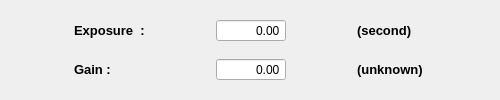
  <widget class="QDockWidget" name="dockWidget_2">
   <property name="minimumSize">
    <size>
     <width>500</width>
     <height>100</height>
    </size>
   </property>
   <property name="maximumSize">
    <size>
     <width>500</width>
     <height>100</height>
    </size>
   </property>
   <property name="windowTitle">
    <string>Exposure control</string>
   </property>
   <attribute name="dockWidgetArea">
    <number>2</number>
   </attribute>
   <widget class="QWidget" name="dockWidgetContents_4">
    <layout class="QGridLayout" name="gridLayout">
     <item row="2" column="0">
      <widget class="QLabel" name="Gain_label">
       <property name="sizePolicy">
        <sizepolicy hsizetype="Fixed" vsizetype="Preferred">
         <horstretch>0</horstretch>
         <verstretch>0</verstretch>
        </sizepolicy>
       </property>
       <property name="font">
        <font>
         <pointsize>10</pointsize>
         <weight>75</weight>
         <bold>true</bold>
        </font>
       </property>
       <property name="text">
        <string>Gain :</string>
       </property>
       <property name="scaledContents">
        <bool>false</bool>
       </property>
      </widget>
     </item>
     <item row="2" column="1">
      <widget class="ScienDSpinBox" name="gain_current_InputWidget">
       <property name="sizePolicy">
        <sizepolicy hsizetype="Expanding" vsizetype="Fixed">
         <horstretch>0</horstretch>
         <verstretch>0</verstretch>
        </sizepolicy>
       </property>
       <property name="minimumSize">
        <size>
         <width>70</width>
         <height>0</height>
        </size>
       </property>
       <property name="maximumSize">
        <size>
         <width>50</width>
         <height>16777215</height>
        </size>
       </property>
       <property name="mouseTracking">
        <bool>true</bool>
       </property>
       <property name="focusPolicy">
        <enum>Qt::WheelFocus</enum>
       </property>
       <property name="acceptDrops">
        <bool>true</bool>
       </property>
       <property name="toolTip">
        <string>&lt;html&gt;&lt;head/&gt;&lt;body&gt;&lt;p&gt;&lt;span style=&quot; font-size:10pt; font-weight:600;&quot;&gt;X-position&lt;/span&gt;&lt;/p&gt;&lt;/body&gt;&lt;/html&gt;</string>
       </property>
       <property name="alignment">
        <set>Qt::AlignRight|Qt::AlignTrailing|Qt::AlignVCenter</set>
       </property>
       <property name="buttonSymbols">
        <enum>QAbstractSpinBox::NoButtons</enum>
       </property>
       <property name="accelerated">
        <bool>true</bool>
       </property>
       <property name="decimals">
        <number>2</number>
       </property>
       <property name="minimum">
        <double>-1000.000000000000000</double>
       </property>
       <property name="maximum">
        <double>1000.000000000000000</double>
       </property>
       <property name="singleStep">
        <double>0.010000000000000</double>
       </property>
      </widget>
     </item>
     <item row="2" column="2">
      <widget class="QLabel" name="gain_unit_label">
       <property name="sizePolicy">
        <sizepolicy hsizetype="Fixed" vsizetype="Preferred">
         <horstretch>0</horstretch>
         <verstretch>0</verstretch>
        </sizepolicy>
       </property>
       <property name="font">
        <font>
         <pointsize>10</pointsize>
         <weight>75</weight>
         <bold>true</bold>
        </font>
       </property>
       <property name="text">
        <string>(unknown)</string>
       </property>
       <property name="scaledContents">
        <bool>false</bool>
       </property>
      </widget>
     </item>
     <item row="1" column="0">
      <widget class="QLabel" name="exposure_label">
       <property name="sizePolicy">
        <sizepolicy hsizetype="Fixed" vsizetype="Preferred">
         <horstretch>0</horstretch>
         <verstretch>0</verstretch>
        </sizepolicy>
       </property>
       <property name="font">
        <font>
         <pointsize>10</pointsize>
         <weight>75</weight>
         <bold>true</bold>
        </font>
       </property>
       <property name="text">
        <string>Exposure  :</string>
       </property>
       <property name="scaledContents">
        <bool>false</bool>
       </property>
      </widget>
     </item>
     <item row="1" column="1">
      <widget class="ScienDSpinBox" name="expos_current_InputWidget">
       <property name="sizePolicy">
        <sizepolicy hsizetype="Expanding" vsizetype="Fixed">
         <horstretch>0</horstretch>
         <verstretch>0</verstretch>
        </sizepolicy>
       </property>
       <property name="minimumSize">
        <size>
         <width>70</width>
         <height>0</height>
        </size>
       </property>
       <property name="maximumSize">
        <size>
         <width>50</width>
         <height>16777215</height>
        </size>
       </property>
       <property name="mouseTracking">
        <bool>true</bool>
       </property>
       <property name="focusPolicy">
        <enum>Qt::WheelFocus</enum>
       </property>
       <property name="acceptDrops">
        <bool>true</bool>
       </property>
       <property name="toolTip">
        <string>&lt;html&gt;&lt;head/&gt;&lt;body&gt;&lt;p&gt;&lt;span style=&quot; font-size:10pt; font-weight:600;&quot;&gt;X-position&lt;/span&gt;&lt;/p&gt;&lt;/body&gt;&lt;/html&gt;</string>
       </property>
       <property name="alignment">
        <set>Qt::AlignRight|Qt::AlignTrailing|Qt::AlignVCenter</set>
       </property>
       <property name="buttonSymbols">
        <enum>QAbstractSpinBox::NoButtons</enum>
       </property>
       <property name="accelerated">
        <bool>true</bool>
       </property>
       <property name="decimals">
        <number>2</number>
       </property>
       <property name="minimum">
        <double>-1000.000000000000000</double>
       </property>
       <property name="maximum">
        <double>1000.000000000000000</double>
       </property>
       <property name="singleStep">
        <double>0.010000000000000</double>
       </property>
      </widget>
     </item>
     <item row="1" column="2">
      <widget class="QLabel" name="exposition_time_unit_label">
       <property name="sizePolicy">
        <sizepolicy hsizetype="Fixed" vsizetype="Preferred">
         <horstretch>0</horstretch>
         <verstretch>0</verstretch>
        </sizepolicy>
       </property>
       <property name="font">
        <font>
         <pointsize>10</pointsize>
         <weight>75</weight>
         <bold>true</bold>
        </font>
       </property>
       <property name="text">
        <string>(second)</string>
       </property>
       <property name="scaledContents">
        <bool>false</bool>
       </property>
      </widget>
     </item>
    </layout>
   </widget>
  </widget>
